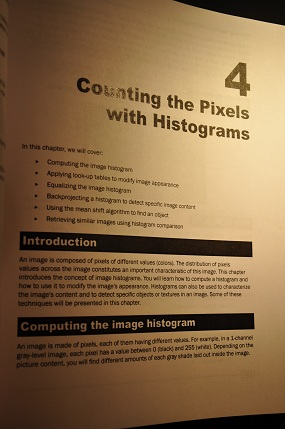
//> input picture 15.integral_Image(AdaptiveThresholding)/Integral_Image/book.jpg, 285 x 429 px
$ ./main   (built with g++ and OpenCV 4)
//> lines starting //> are read from the running program, lines starting //| are printed output that depends on the picture; after the words box and inside, x2 and y2 are one past the last pixel; in counts of white or black regions, pixels touching at a corner belong together
#include <opencv2/core.hpp>
#include <opencv2/imgproc.hpp>
#include <opencv2/highgui.hpp>
#include <iostream>

using namespace std;
using namespace cv;

Mat adaptiveThresholding(Mat &image, int inputThreshold = 10) {
	Mat result = image.clone();

	// compute integral image
	Mat integralImage;
	integral(image, integralImage, CV_32S);

	int blockSize = 21;	// size of the neighborhood
	int threshold = 10;	// pixel will be compared to (mean - threshold)

	// for each row
	int halfSize = blockSize / 2;
	for (int j = halfSize; j < image.rows - halfSize - 1; j++) {

		// get the address of row j
		uchar* data = result.ptr<uchar>(j);
		int* idata1 = integralImage.ptr<int>(j - halfSize);
		int* idata2 = integralImage.ptr<int>(j + halfSize + 1);

		// for pixel of a line
		for (int i = halfSize; i < image.cols - halfSize - 1; i++) {

			// compute sum
			int sum = (idata2[i + halfSize + 1] - idata2[i - halfSize] -
				idata1[i + halfSize + 1] + idata1[i - halfSize]) / (blockSize*blockSize);

			// apply adaptive threshold
			if (data[i] < (sum - threshold))
				data[i] = 0;
			else
				data[i] = 255;
		}
	}

	return result;
}

int main() {
	Mat image = imread("book.jpg", IMREAD_GRAYSCALE);
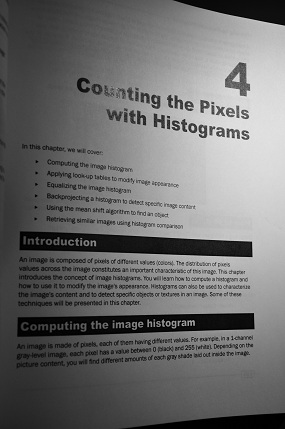
//> image: 429 rows x 285 cols, CV_8UC1; min 0, max 243, mean 109
	Mat result = adaptiveThresholding(image);
//> in adaptiveThresholding, `integral(image, integralImage, CV_32S);`:
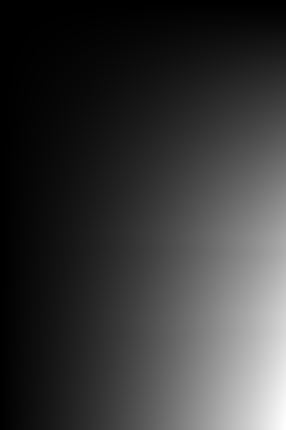
//> integralImage: 430 rows x 286 cols, CV_32SC1; min 0, max 13329695, mean 2943674.6; drawn with min black and max white
//> after the loop in adaptiveThresholding, `for (int j = halfSize; j < image.rows - halfSize - 1; j++)`:
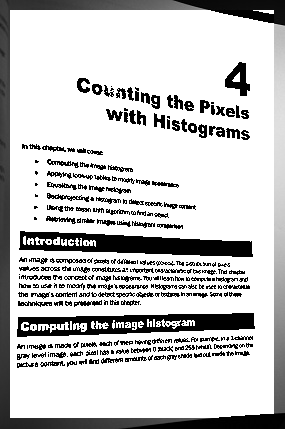
//> result: 429 rows x 285 cols, CV_8UC1; min 0, max 255, mean 198.4
	Mat result2;

	adaptiveThreshold(image,			// input image
		result2,						// output binary image
		255,							// max value for output
		cv::ADAPTIVE_THRESH_MEAN_C,		// adaptive method
		cv::THRESH_BINARY,				// threshold type
		21,								// size of the block
		10);							// threshold used
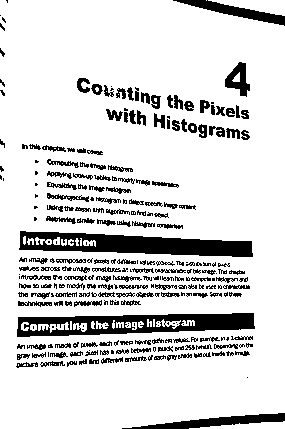
//> result2: 429 rows x 285 cols, CV_8UC1; 84.2% white; 270 black regions (90 under 20 px), largest, box (x1, y1, x2, y2) and area: (19, 231, 253, 257) 3631, (17, 313, 255, 337) 3387, (122, 413, 285, 429) 1078

	imwrite("image_adaptiveThresholding.bmp", result);
	imwrite("image_adaptiveThresholding2.bmp", result2);


	waitKey(0);
}
